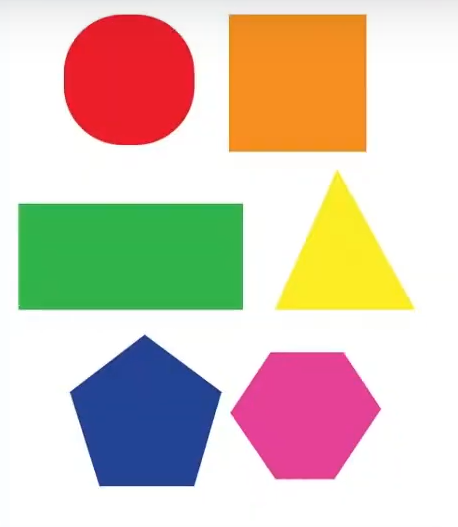
#> input picture sekiller.png, 458 x 527 px, found by its file name
$ python projeSekiller.py
#> lines starting #> are read from the running program, lines starting #| are printed output that depends on the picture; after the words box and inside, x2 and y2 are one past the last pixel; in counts of white or black regions, pixels touching at a corner belong together
import cv2
import numpy as np

#ŞEKİL TESPİTİ - bu yüzden renklerin bir önemi yok

#1)imread = resmi piksel piksel okuduk.
#2)cvtColor = pikselleri gri tonlarına çevirdik.
#3)Canny = piksellerin renklerinin net bir şekilde ayrıldığı yerler yani kenarlar belirlendi.
#4)findContours = her bir kontürün koordinatları alındı ve listeye eklendi.
#5)contourArea = kontürlerin kapladıkları alanlar hesaplanarak gürültülü verilerden arınıldı.
#6)approxPolyDP = kontürlerin köşelerini bulduk.
#7)boundingRect = kontürlerin etrafına görünmez bir dikdörtgen çizdik ki yazı konumumuz belli olsun.
#8)drawCountours = resmin etrafındaki kontürleri renklendirdik.

img = cv2.imread("OpenCV/proje01/sekiller.png")
#> img is the input picture: shape (527, 458, 3); mean B, G, R 184.2, 200.5, 215.1
cv2.imshow("Baslangic",img)
gray = cv2.cvtColor(img,cv2.COLOR_BGR2GRAY)
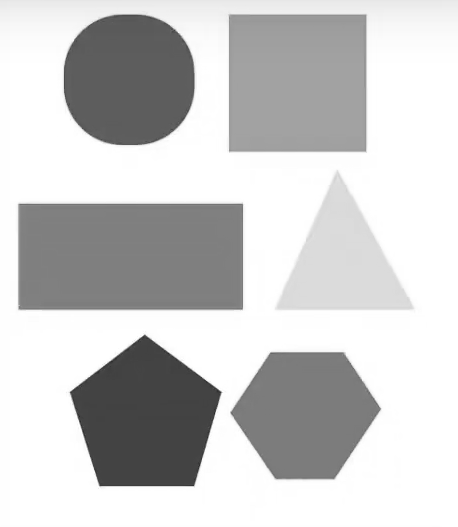
#> gray: shape (527, 458); min 41, max 255, mean 203
canny = cv2.Canny(gray,70,150) #150 = üst eşik değeri, 80 = alt eşik değeri canny= kurnaz,açıkgöz,güzel
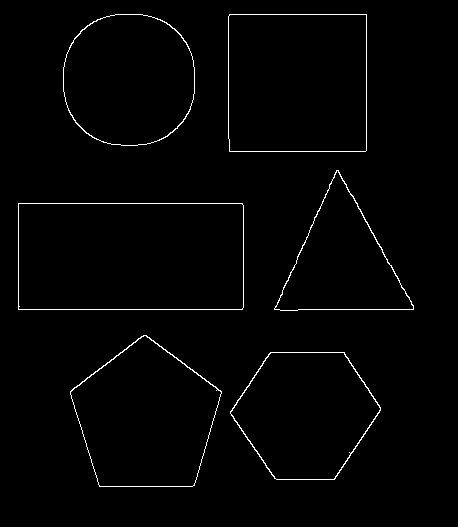
#> canny: shape (527, 458); 1.4% white in thin lines or dots, all inside (x1, y1, x2, y2) = (18, 14, 414, 487)
contours , _= cv2.findContours(canny,cv2.RETR_EXTERNAL,cv2.CHAIN_APPROX_NONE)
#> contours = 6 contours; box (x1, y1, x2, y2) and area: (18, 203, 244, 310) 23847, (228, 14, 367, 152) 18892, (70, 335, 222, 487) 16042, (63, 14, 195, 146) 14140, (230, 352, 381, 480) 13804, (274, 170, 414, 311) 9892

for cont in contours:
    area = cv2.contourArea(cont) # cv2.contourArea(): Verilen bir konturun kapladığı alanı hesaplar. bu area sayesinde çok küçük gereksiz yani gürültü olan nesneleri resimden çıkarmış olduk.
    if area>1000:
        approx = cv2.approxPolyDP(cont, 0.01 * cv2.arcLength(cont,True),True) # köşelerini buluyor
        cornerCount = len(approx) # köşe sayısı
        x,y,w,h = cv2.boundingRect(approx) # yapıyı görünmez bir dikdörtgen içerisine alıyor. yazı konumu için
        if(cornerCount==3):
            cv2.rectangle(img,(x,y),(x+w,y+h),(0,0,255),1) #etrafına çizilen dikdörtgeni görünür yapmış olduk
            cv2.putText(img,"Ucgen",(x+10,y+10),cv2.FONT_HERSHEY_COMPLEX,0.5,(255,0,0),1)
        elif(cornerCount==4):
            cv2.rectangle(img,(x,y),(x+w,y+h),(0,0,255),1)
            cv2.putText(img,"Dortgen",(x+10,y+10),cv2.FONT_HERSHEY_COMPLEX,0.5,(255,0,0),1)
        else:
            cv2.rectangle(img,(x,y),(x+w,y+h),(0,0,255),1)
            cv2.putText(img,"Bilinmeyen",(x+10,y+10),cv2.FONT_HERSHEY_COMPLEX,0.5,(255,0,0),1)
        cv2.drawContours(img,cont,-1,(0,255,0),3) #-1 =  Bu değer -1 ise konturun tüm parçalarını çizer.
#> this loop made 6 passes
#> (area, approx, cornerCount, x, y, w, h) on passes 3 to 5: (23847, [[18, 203], [18, 309], [243, 307], [242, 203]], 4, 18, 203, 226, 107), (9892, [[336, 170], [274, 309], [413, 309]], 3, 274, 170, 140, 140), (18891.5, [[229, 14], [229, 151], [365, 151], [366, 14]], 4, 229, 14, 138, 138)
#> (area, cornerCount, x, y, w, h) on passes 1, 2, 6: (13804.5, 6, 231, 352, 149, 128), (16042.5, 5, 70, 335, 152, 152), (14139.5, 14, 63, 16, 132, 129)
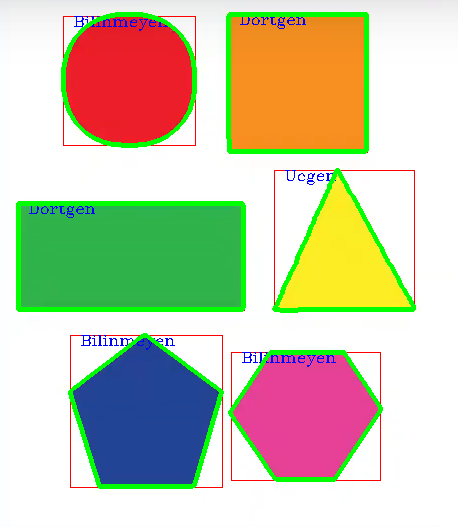
#> img: shape (527, 458, 3); 7.06% of pixels changed, all inside (x1, y1, x2, y2) = (16, 12, 416, 489)
    # bu sayede img deki her bir nesnenin sınırları yeşile boyandı


cv2.imshow("Sonuc",img)
cv2.imshow("Siyah-Beyaz",canny)

cv2.waitKey(0)

# 🎯 Canny algoritması ne yapıyor?
# Görüntüdeki kenarları bulmak için önce her pikselin gradyan şiddetini hesaplar. Bu, bir pikselin çevresine göre ne kadar değiştiğini (ani parlaklık farkı olup olmadığını) ölçer.
# Bu gradyan değeri ne kadar büyükse, orada keskin bir kenar vardır demektir.

# YANİ ÜÇGENİN RENGİ ARKAPLAN RENGİ İLE DAHA YAKIN OLDUĞU İÇİN EŞİK DEĞERİNİ DÜŞÜRMEMİZ GEREKTİ.


# 🔍 Nedir bu findContours?
# cv2.findContours(), siyah-beyaz (binary) bir görüntüdeki beyaz alanların çevresini takip ederek kontur (sınır çizgileri) oluşturur. Bu genelde cv2.Canny() gibi işlemlerden sonra kullanılır.
# contours, _ = cv2.findContours(
#     canny,               # Girdi görüntü (binary olmalı → kenarlar beyaz)
#     cv2.RETR_EXTERNAL,   # Sadece dış konturları al (iç içe nesneler varsa içtekileri almaz) external = harici
#     cv2.CHAIN_APPROX_NONE  # Her piksel noktasını kaydet (kontur çizgisi tüm detayları içerir) chain = zincir
# approximately = yaklaşık olarak
# )
# _: Hiyerarşi bilgisi döner ama burada kullanılmadığı için _ ile geçilmiş.

$ run again, with sonuclar.png copied over sekiller.png
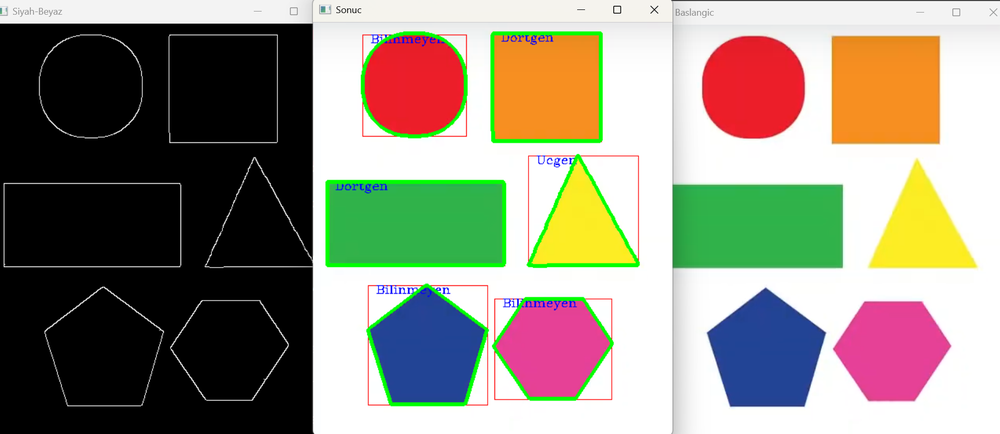
#> input picture sonuclar.png, 1000 x 434 px, shrunk from 1911 x 829 before the run, found by its file name
#> img is the input picture: shape (434, 1000, 3); mean B, G, R 127.3, 142.5, 147.9
#> `canny = cv2.Canny(gray,70,150)`:
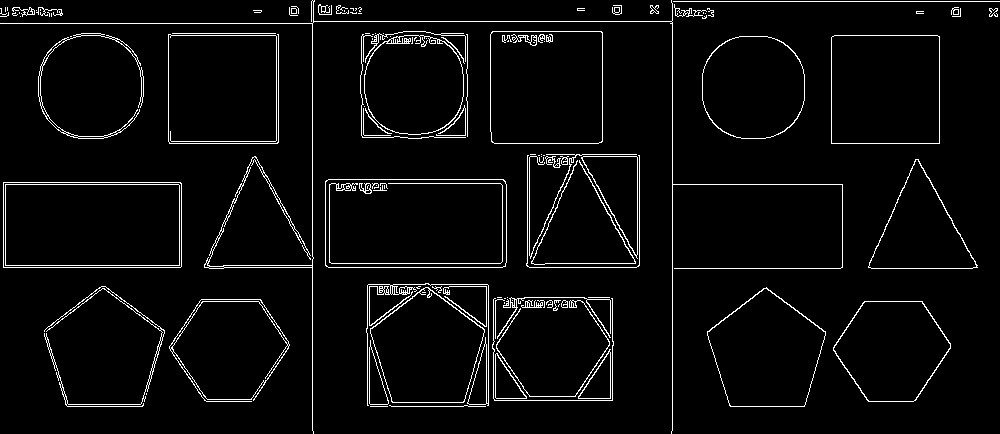
#> canny: shape (434, 1000); 4.1% white in thin lines or dots
#> contours = 110 contours, 72 with area under 20; largest, box (x1, y1, x2, y2) and area: (325, 179, 507, 268) 15908, (3, 182, 182, 268) 15129, (490, 31, 603, 144) 12522, (831, 35, 940, 144) 11660, (707, 287, 826, 407) 9883
#> the loop `for cont in contours:` made 110 passes
#> (area, approx, cornerCount, x, y, w, h) on passes 32, 33, 35, 38, 58: (15129, [[3, 182], [3, 267], [181, 266], [180, 182]], 4, 3, 182, 179, 86), (15908.5, [[325, 181], [328, 267], [505, 266], [503, 179]], 4, 325, 179, 181, 89), (6176, [[915, 159], [868, 267], [977, 267]], 3, 868, 159, 110, 109), (2923, [[581, 157], [637, 258], [637, 157]], 3, 581, 157, 57, 102), (11659.5, [[831, 37], [831, 143], [939, 143], [939, 36]], 4, 831, 36, 109, 108)
#> after the loop `for cont in contours:`:
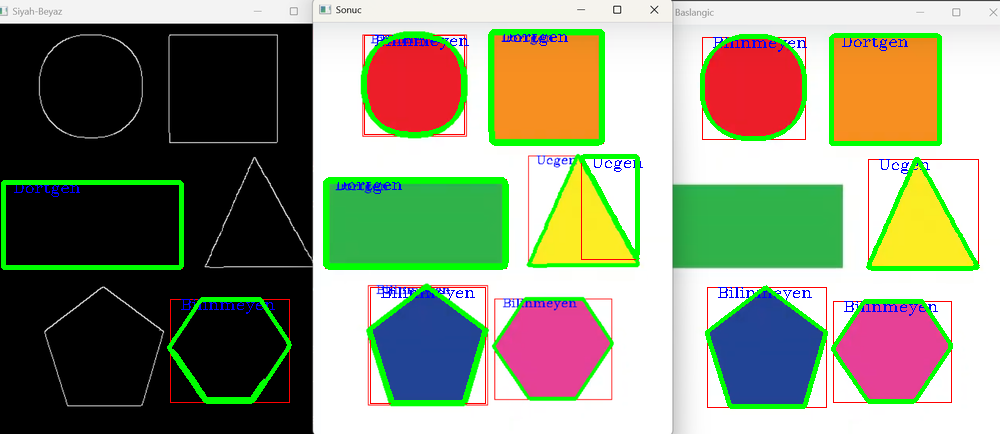
#> img: shape (434, 1000, 3); 6.01% of pixels changed, all inside (x1, y1, x2, y2) = (1, 29, 980, 409)
